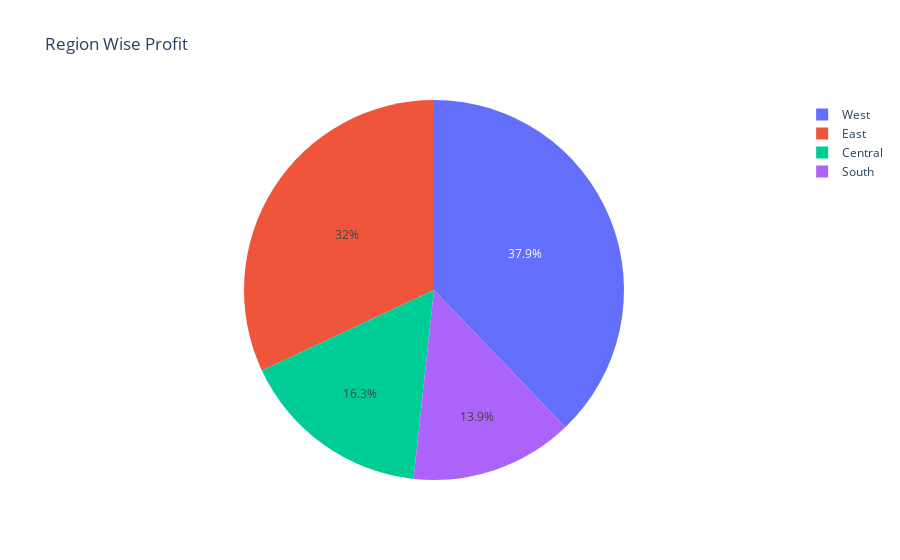

The cell this chart's notebook holds for it:
### Markdown cell above
##### Profit Analysis

### Code cell
Total_profit_region=data.groupby(['Region'])['Region','Profit'].sum().sort_values('Profit',ascending=False).reset_index()

fig = go.Figure(data=[go.Pie(labels=Total_Sales_region['Region'], values=Total_profit_region['Profit'])])

fig.update_layout(
    title='Region Wise Profit')
fig.show()

### Figure 1 — Plotly figure (JSON) as saved in the notebook; plotly's stock layout.template omitted (floating-point values rounded to 4 significant figures)
{"data": [{"labels": ["West", "East", "Central", "South"], "type": "pie", "values": [108400.0, 91520.0, 46750.0, 39710.0]}], "layout": {"title": {"text": "Region Wise Profit"}}}
